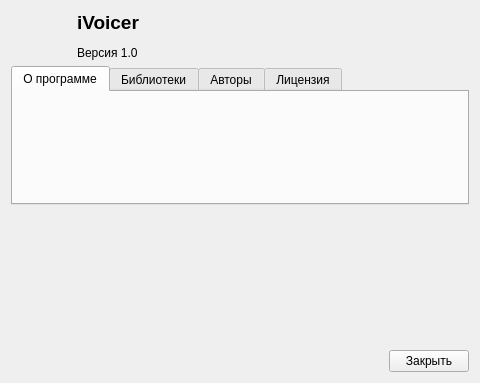
<?xml version="1.0" encoding="UTF-8"?>
<ui version="4.0">
 <class>AboutForm</class>
 <widget class="QWidget" name="AboutForm">
  <property name="windowModality">
   <enum>Qt::ApplicationModal</enum>
  </property>
  <property name="geometry">
   <rect>
    <x>0</x>
    <y>0</y>
    <width>480</width>
    <height>383</height>
   </rect>
  </property>
  <property name="windowTitle">
   <string>О приложении iVoicer</string>
  </property>
  <property name="windowIcon">
   <iconset resource="../data/icons/icons.qrc">
    <normaloff>:/megaphone.svg</normaloff>:/megaphone.svg</iconset>
  </property>
  <layout class="QVBoxLayout" name="verticalLayout">
   <item>
    <layout class="QHBoxLayout" name="horizontalLayout_2">
     <item>
      <widget class="QLabel" name="labelIcon">
       <property name="sizePolicy">
        <sizepolicy hsizetype="Fixed" vsizetype="Fixed">
         <horstretch>0</horstretch>
         <verstretch>0</verstretch>
        </sizepolicy>
       </property>
       <property name="maximumSize">
        <size>
         <width>60</width>
         <height>60</height>
        </size>
       </property>
       <property name="text">
        <string/>
       </property>
       <property name="pixmap">
        <pixmap resource="../data/icons/icons.qrc">:/megaphone.svg</pixmap>
       </property>
       <property name="scaledContents">
        <bool>true</bool>
       </property>
      </widget>
     </item>
     <item>
      <widget class="QLabel" name="label">
       <property name="text">
        <string>&lt;html&gt;&lt;head/&gt;&lt;body&gt;&lt;p&gt;&lt;span style=&quot; font-size:14pt; font-weight:600;&quot;&gt;iVoicer&lt;/span&gt;&lt;/p&gt;&lt;p&gt;Версия 1.0&lt;/p&gt;&lt;/body&gt;&lt;/html&gt;</string>
       </property>
      </widget>
     </item>
    </layout>
   </item>
   <item>
    <widget class="QTabWidget" name="tabWidget">
     <property name="currentIndex">
      <number>0</number>
     </property>
     <widget class="QWidget" name="tabAbout">
      <attribute name="title">
       <string>О программе</string>
      </attribute>
     </widget>
     <widget class="QWidget" name="tabLibs">
      <attribute name="title">
       <string>Библиотеки</string>
      </attribute>
     </widget>
     <widget class="QWidget" name="tabAuthors">
      <attribute name="title">
       <string>Авторы</string>
      </attribute>
     </widget>
     <widget class="QWidget" name="tabLicense">
      <attribute name="title">
       <string>Лицензия</string>
      </attribute>
     </widget>
    </widget>
   </item>
   <item>
    <spacer name="verticalSpacer">
     <property name="orientation">
      <enum>Qt::Vertical</enum>
     </property>
     <property name="sizeHint" stdset="0">
      <size>
       <width>20</width>
       <height>40</height>
      </size>
     </property>
    </spacer>
   </item>
   <item>
    <layout class="QHBoxLayout" name="horizontalLayout">
     <item>
      <spacer name="horizontalSpacer">
       <property name="orientation">
        <enum>Qt::Horizontal</enum>
       </property>
       <property name="sizeHint" stdset="0">
        <size>
         <width>40</width>
         <height>20</height>
        </size>
       </property>
      </spacer>
     </item>
     <item>
      <widget class="QPushButton" name="pushButtonClose">
       <property name="text">
        <string>Закрыть</string>
       </property>
       <property name="icon">
        <iconset theme="dialog-close">
         <normaloff>.</normaloff>.</iconset>
       </property>
      </widget>
     </item>
    </layout>
   </item>
  </layout>
 </widget>
 <resources>
  <include location="../data/icons/icons.qrc"/>
 </resources>
 <connections>
  <connection>
   <sender>pushButtonClose</sender>
   <signal>clicked()</signal>
   <receiver>AboutForm</receiver>
   <slot>close()</slot>
   <hints>
    <hint type="sourcelabel">
     <x>424</x>
     <y>359</y>
    </hint>
    <hint type="destinationlabel">
     <x>239</x>
     <y>191</y>
    </hint>
   </hints>
  </connection>
 </connections>
</ui>
